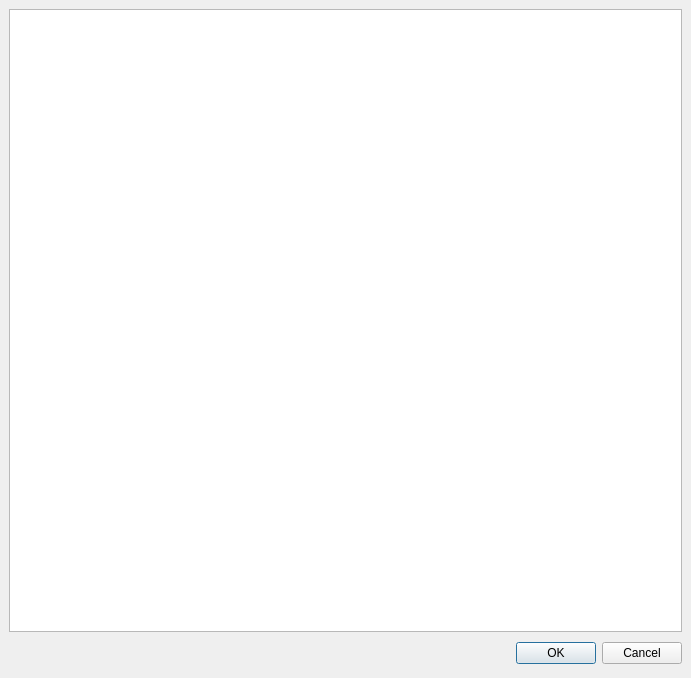
<ui version="4.0" >
 <author></author>
 <comment></comment>
 <exportmacro></exportmacro>
 <class>dlgTextEdit</class>
 <widget class="QDialog" name="dlgTextEdit" >
  <property name="geometry" >
   <rect>
    <x>0</x>
    <y>0</y>
    <width>691</width>
    <height>678</height>
   </rect>
  </property>
  <property name="windowTitle" >
   <string>Text Edit</string>
  </property>
  <property name="modal" >
   <bool>true</bool>
  </property>
  <layout class="QVBoxLayout" >
   <property name="margin" >
    <number>9</number>
   </property>
   <property name="spacing" >
    <number>6</number>
   </property>
   <item>
    <widget class="QTableWidget" name="tableWidget" />
   </item>
   <item>
    <layout class="QHBoxLayout" >
     <property name="margin" >
      <number>0</number>
     </property>
     <property name="spacing" >
      <number>6</number>
     </property>
     <item>
      <spacer>
       <property name="orientation" >
        <enum>Qt::Horizontal</enum>
       </property>
       <property name="sizeHint" >
        <size>
         <width>131</width>
         <height>31</height>
        </size>
       </property>
      </spacer>
     </item>
     <item>
      <widget class="QPushButton" name="okButton" >
       <property name="text" >
        <string>OK</string>
       </property>
      </widget>
     </item>
     <item>
      <widget class="QPushButton" name="cancelButton" >
       <property name="text" >
        <string>Cancel</string>
       </property>
      </widget>
     </item>
    </layout>
   </item>
  </layout>
 </widget>
 <pixmapfunction></pixmapfunction>
 <resources/>
 <connections>
  <connection>
   <sender>okButton</sender>
   <signal>clicked()</signal>
   <receiver>dlgTextEdit</receiver>
   <slot>accept()</slot>
   <hints>
    <hint type="sourcelabel" >
     <x>278</x>
     <y>253</y>
    </hint>
    <hint type="destinationlabel" >
     <x>96</x>
     <y>254</y>
    </hint>
   </hints>
  </connection>
  <connection>
   <sender>cancelButton</sender>
   <signal>clicked()</signal>
   <receiver>dlgTextEdit</receiver>
   <slot>reject()</slot>
   <hints>
    <hint type="sourcelabel" >
     <x>369</x>
     <y>253</y>
    </hint>
    <hint type="destinationlabel" >
     <x>179</x>
     <y>282</y>
    </hint>
   </hints>
  </connection>
 </connections>
</ui>
